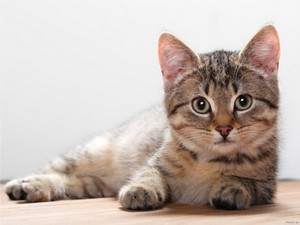
#> input picture cat.jpg, 300 x 225 px, found by its file name
$ jupyter execute tp1.ipynb
#> lines starting #> are read from the running program, lines starting #| are printed output that depends on the picture
[cell 1]
import cv2
import numpy as np
from matplotlib import pyplot as plt

[cell 2]
image = cv2.imread('Cat.jpg')
#> image is the input picture: shape (225, 300, 3); mean B, G, R 177.2, 184.4, 197.4
# informations
print( 'classe :', type(image) )
#| classe : <class 'numpy.ndarray'>
print( 'type :', image.dtype )
#| type : uint8
print( 'taille :', image.shape )
#| taille : (225, 300, 3)
print(image[0,0])
#| [243 243 243]

[cell 3]
cv2.imshow("image de chat", image)  #fenêtre visualisant l’image
cv2.waitKey(0)               #attend l’appui sur une touche du clavier
cv2.destroyAllWindows()

[cell 4]
plt.imshow(image)
plt.show()

[cell 5]
#How to convert BGR to RGB: solution1
plt.imshow(image[..., ::-1]) # affiche la matrice de triplets RGB
plt.show()

[cell 6]
#How to convert BGR to RGB: solution2
b, g, r = cv2.split(image)
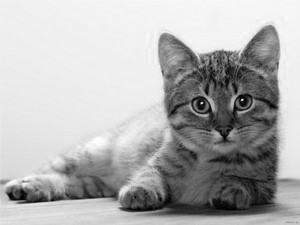
#> b: shape (225, 300); min 0, max 254, mean 177.2
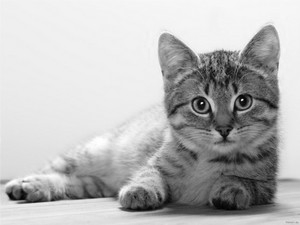
#> g: shape (225, 300); min 0, max 255, mean 184.4
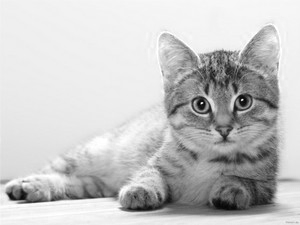
#> r: shape (225, 300); min 0, max 255, mean 197.4
image2 = cv2.merge([r, g, b])
plt.imshow(image2)
plt.show()
img_rgb = cv2.cvtColor(image, cv2.COLOR_BGR2RGB)
plt.imshow(img_rgb)
plt.show()

[cell 7]
cv2.imwrite('Cat_bis.jpg', image)
#> Out = True

[cell 8]
grey_image = cv2.cvtColor(image, cv2.COLOR_RGB2GRAY)
plt.imshow(grey_image, cmap = 'gray') #gray: colormap de nuances de gris
plt.show()
print("taille de l'image en nuance de gris :", grey_image.shape)
#| taille de l'image en nuance de gris : (225, 300)

[cell 9]
# Read the image using imread function
image = cv2.imread('Cat.jpg')
print(image.shape)              # affiche les dimensions de l'image
#| (225, 300, 3)

# let's downscale the image using new  width and height
down_width = 150
down_height = 100
down_points = (down_width, down_height)
resized_down = cv2.resize(image, down_points, interpolation=
cv2.INTER_LINEAR)
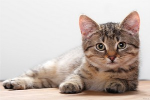
#> resized_down: shape (100, 150, 3); mean B, G, R 177.2, 184.4, 197.4
# Display images
plt.imshow(resized_down[..., ::-1])
plt.show()

[cell 10]
cropped_image = image[25:75, 150:300]  #spécifier l'intervalle des indices
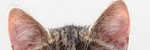
#> cropped_image: shape (50, 150, 3); mean B, G, R 175.1, 180.9, 200.4
# Display cropped image
plt.imshow(cropped_image[..., ::-1])
plt.show()
# Save the cropped image
cv2.imwrite("Cropped Image.jpg", cropped_image)
#> Out = True

[cell 11]
image = cv2.imread('cables.jpg')
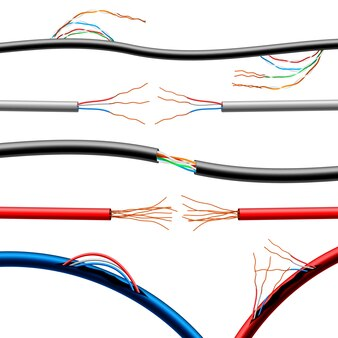
#> input picture cables.jpg, 338 x 338 px
#> image is the input picture: shape (338, 338, 3); mean B, G, R 223.4, 222.8, 227.4
height, width = image.shape[:2]
#> height = 338; width = 338

[cell 12]
# Dividing height and width by 2 to get the center of the image
center = (width/2, height/2) # center of rotation axis
#> center = (169, 169)
# use cv2.getRotationMatrix2D() to get the rotation matrix
rotate_matrix = cv2.getRotationMatrix2D(center=center, angle=45, scale=1)
# Rotate the image using cv2.warpAffine
rotated_image = cv2.warpAffine(src=image, M=rotate_matrix, dsize=(width,
height))
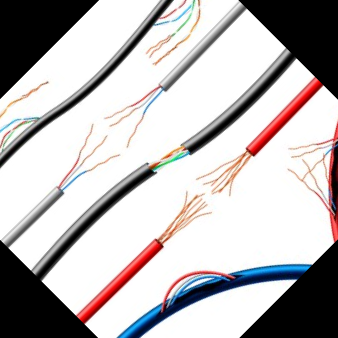
#> rotated_image: shape (338, 338, 3); mean B, G, R 184.2, 183.7, 187.7

# visualize the original and the rotated image
plt.imshow(image[..., ::-1])
plt.show()
plt.imshow(rotated_image[..., ::-1])
plt.show()

[cell 13]
tx, ty = width / 4, height / 4
#> tx = 84.5; ty = 84.5
# create the translation matrix using tx and ty, it is a NumPy array
translation_matrix = np.array([ [1, 0, tx],[0, 1, ty]], dtype=np.float32)
#> translation_matrix = [[1, 0, 84.5], [0, 1, 84.5]]
# apply the translation to the image
translated_image = cv2.warpAffine(src=image, M=translation_matrix,
dsize=(width, height))
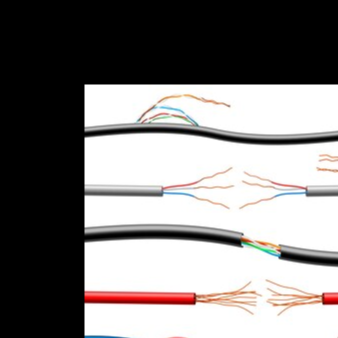
#> translated_image: shape (338, 338, 3); mean B, G, R 127.4, 128.1, 130.9
# display the original and the Translated images
plt.imshow(image[..., ::-1])
plt.show()
plt.imshow(translated_image[..., ::-1])
plt.show()

[cell 14]
from PIL import Image
# Creating the 144 X 144 NumPy Array with random values
#img = np.random.randint(255, size=(144, 144), dtype=np.uint8)
img = np.zeros([5,5,3], dtype=np.uint8)
img[:,:,0] = np.ones([5,5])*64
img[:,:,1] = np.ones([5,5])*128
img[:,:,2] = np.ones([5,5])*192
# Converting the numpy array into image
img = Image.fromarray(img)
plt.imshow(img)
plt.show()
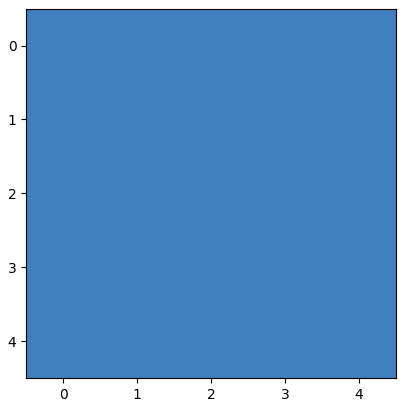
#> figure drawn by matplotlib, 1 panel
# Saving the image
img.save("Image_from_array.png")

[cell 15]
rgb = np.random.randint(255, size=(900,800,3),dtype=np.uint8)
cv2.imshow('RGB',rgb)
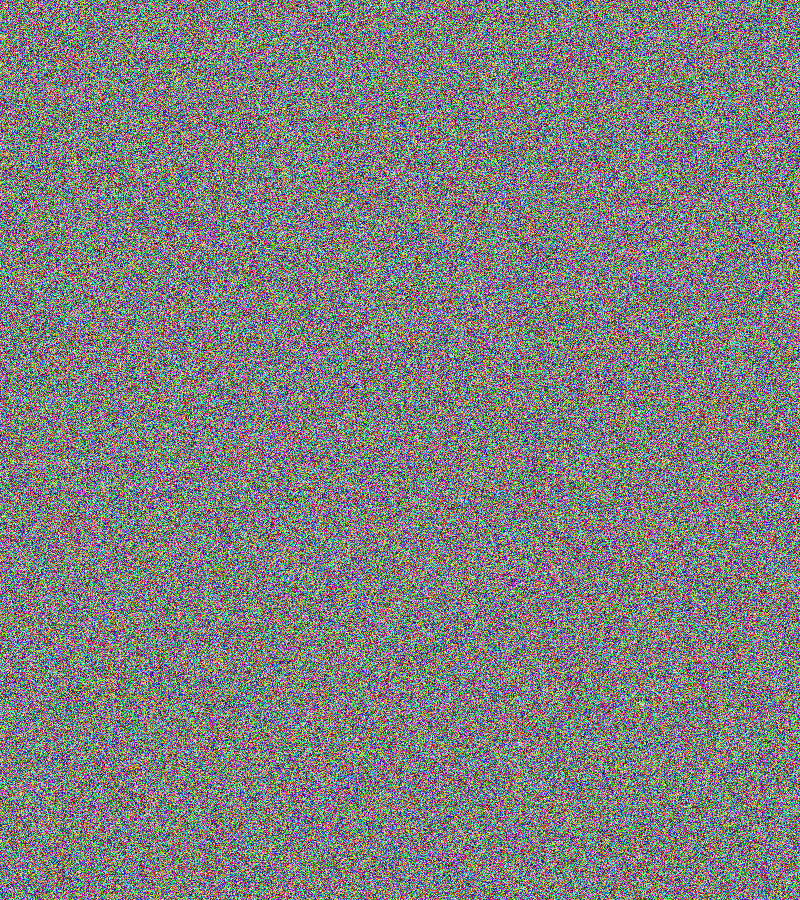
#> window 'RGB': shape (900, 800, 3); mean B, G, R 126.9, 127.2, 126.9
cv2.waitKey(0)
